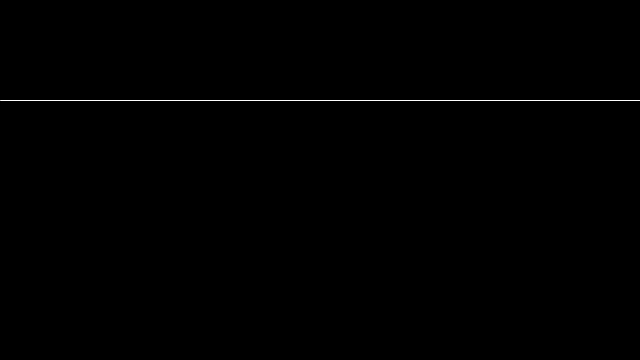
Frame 1 (no input)
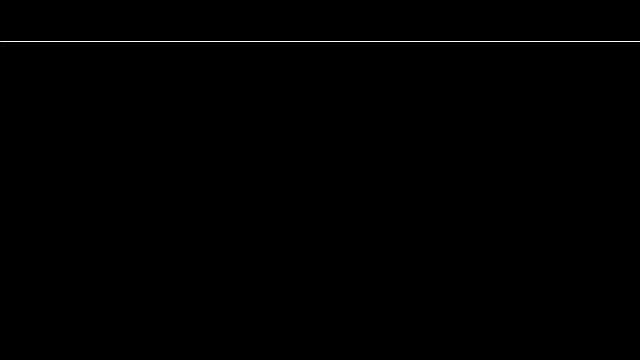
Frame 60 (the mouse pressed at the canvas centre just before this capture)
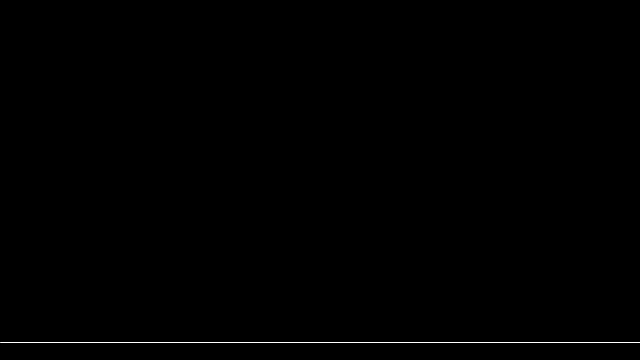
Frame 120 (the mouse held since frame 60 and released just before this capture)

The Processing sketch that drew these frames (run headless with seeded random() and noise(); from frame 60 on, the mouse is pressed at the canvas centre):

// Processing sketch: day_2_1
// ── day_2_1.pde
int y = height;

void setup(){
  size(640, 360);
  frameRate(30);
}
void draw(){
  background(0);
  stroke(255);
  line(0,y,width,y);
  y = y - 1;
  if (y < 0){
    y = height;
}

}
